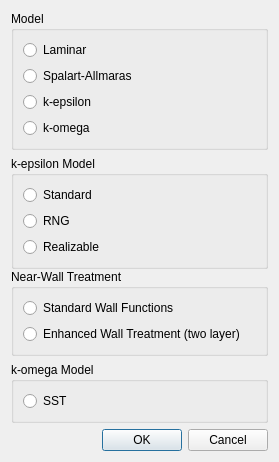
<?xml version="1.0" encoding="UTF-8"?>
<ui version="4.0">
 <class>ViscousModelDialog</class>
 <widget class="QDialog" name="ViscousModelDialog">
  <property name="geometry">
   <rect>
    <x>0</x>
    <y>0</y>
    <width>275</width>
    <height>446</height>
   </rect>
  </property>
  <property name="windowTitle">
   <string>Viscous Model</string>
  </property>
  <layout class="QVBoxLayout" name="verticalLayout_7">
   <item>
    <widget class="QWidget" name="modelWidget" native="true">
     <property name="minimumSize">
      <size>
       <width>257</width>
       <height>0</height>
      </size>
     </property>
     <layout class="QVBoxLayout" name="verticalLayout_6">
      <property name="leftMargin">
       <number>0</number>
      </property>
      <property name="topMargin">
       <number>0</number>
      </property>
      <property name="rightMargin">
       <number>0</number>
      </property>
      <property name="bottomMargin">
       <number>0</number>
      </property>
      <item>
       <widget class="QGroupBox" name="groupBox">
        <property name="title">
         <string>Model</string>
        </property>
        <layout class="QVBoxLayout" name="verticalLayout">
         <item>
          <widget class="QRadioButton" name="laminar">
           <property name="text">
            <string>Laminar</string>
           </property>
          </widget>
         </item>
         <item>
          <widget class="QRadioButton" name="spalartAllmaras">
           <property name="text">
            <string>Spalart-Allmaras</string>
           </property>
          </widget>
         </item>
         <item>
          <widget class="QRadioButton" name="kEpsilon">
           <property name="text">
            <string>k-epsilon</string>
           </property>
          </widget>
         </item>
         <item>
          <widget class="QRadioButton" name="kOmega">
           <property name="text">
            <string>k-omega</string>
           </property>
          </widget>
         </item>
        </layout>
       </widget>
      </item>
      <item>
       <widget class="QWidget" name="kEpsilonModel" native="true">
        <layout class="QVBoxLayout" name="verticalLayout_5">
         <property name="spacing">
          <number>0</number>
         </property>
         <property name="leftMargin">
          <number>0</number>
         </property>
         <property name="topMargin">
          <number>0</number>
         </property>
         <property name="rightMargin">
          <number>0</number>
         </property>
         <property name="bottomMargin">
          <number>0</number>
         </property>
         <item>
          <widget class="QGroupBox" name="groupBox_2">
           <property name="title">
            <string>k-epsilon Model</string>
           </property>
           <layout class="QVBoxLayout" name="verticalLayout_2">
            <item>
             <widget class="QRadioButton" name="standard">
              <property name="text">
               <string>Standard</string>
              </property>
             </widget>
            </item>
            <item>
             <widget class="QRadioButton" name="RNG">
              <property name="text">
               <string>RNG</string>
              </property>
             </widget>
            </item>
            <item>
             <widget class="QRadioButton" name="realizable">
              <property name="text">
               <string>Realizable</string>
              </property>
             </widget>
            </item>
           </layout>
          </widget>
         </item>
         <item>
          <widget class="QGroupBox" name="nearWallTreatment">
           <property name="title">
            <string>Near-Wall Treatment</string>
           </property>
           <layout class="QVBoxLayout" name="verticalLayout_3">
            <item>
             <widget class="QRadioButton" name="standardWallFunction">
              <property name="text">
               <string>Standard Wall Functions</string>
              </property>
             </widget>
            </item>
            <item>
             <widget class="QRadioButton" name="enhancedWallTreatment">
              <property name="text">
               <string>Enhanced Wall Treatment (two layer)</string>
              </property>
             </widget>
            </item>
           </layout>
          </widget>
         </item>
        </layout>
       </widget>
      </item>
      <item>
       <widget class="QGroupBox" name="kOmegaModel">
        <property name="title">
         <string>k-omega Model</string>
        </property>
        <layout class="QVBoxLayout" name="verticalLayout_4">
         <item>
          <widget class="QRadioButton" name="SST">
           <property name="text">
            <string>SST</string>
           </property>
          </widget>
         </item>
        </layout>
       </widget>
      </item>
     </layout>
    </widget>
   </item>
   <item>
    <spacer name="verticalSpacer">
     <property name="orientation">
      <enum>Qt::Vertical</enum>
     </property>
     <property name="sizeHint" stdset="0">
      <size>
       <width>20</width>
       <height>2</height>
      </size>
     </property>
    </spacer>
   </item>
   <item>
    <widget class="QDialogButtonBox" name="buttonBox">
     <property name="orientation">
      <enum>Qt::Horizontal</enum>
     </property>
     <property name="standardButtons">
      <set>QDialogButtonBox::Cancel|QDialogButtonBox::Ok</set>
     </property>
    </widget>
   </item>
  </layout>
 </widget>
 <resources/>
 <connections>
  <connection>
   <sender>buttonBox</sender>
   <signal>accepted()</signal>
   <receiver>ViscousModelDialog</receiver>
   <slot>accept()</slot>
   <hints>
    <hint type="sourcelabel">
     <x>248</x>
     <y>254</y>
    </hint>
    <hint type="destinationlabel">
     <x>157</x>
     <y>274</y>
    </hint>
   </hints>
  </connection>
  <connection>
   <sender>buttonBox</sender>
   <signal>rejected()</signal>
   <receiver>ViscousModelDialog</receiver>
   <slot>reject()</slot>
   <hints>
    <hint type="sourcelabel">
     <x>316</x>
     <y>260</y>
    </hint>
    <hint type="destinationlabel">
     <x>286</x>
     <y>274</y>
    </hint>
   </hints>
  </connection>
 </connections>
</ui>
